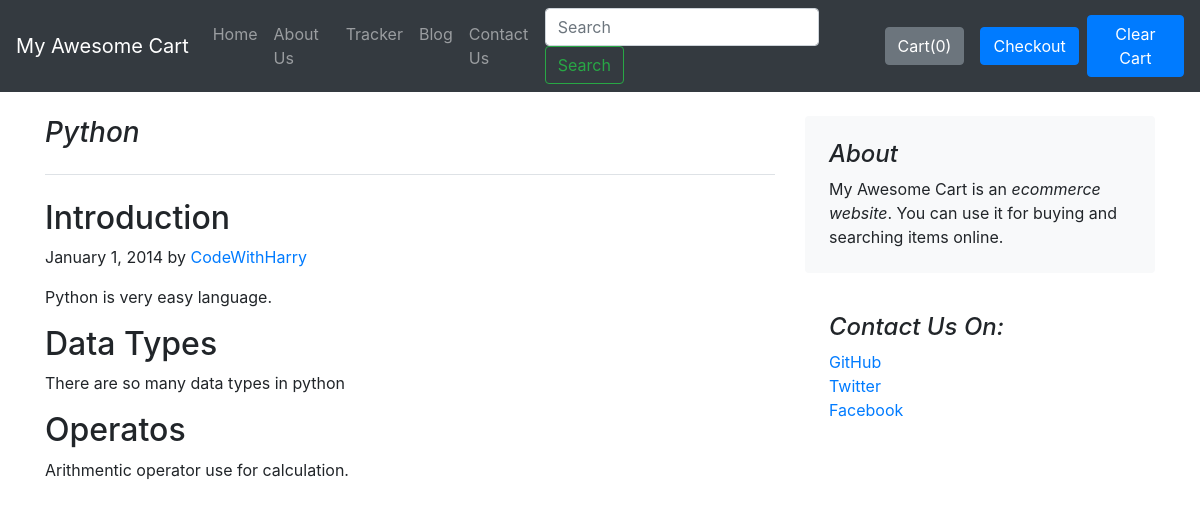
The page /blog/blogpost/1 on the database its author committed.
### blog/models.py (models this page shows, shortened)
class BlogPost(models.Model):
    post_id=models.AutoField(primary_key=True)
    title=models.CharField(max_length=50)
    head0=models.CharField(max_length=500, default="")
    chead0=models.CharField(max_length=5000, default="")
    head1=models.CharField(max_length=500, default="")
    chead1=models.CharField(max_length=5000, default="")
    head2=models.CharField(max_length=500, default="")
    chead2=models.CharField(max_length=5000, default="")
    pub_date=models.DateField()
    thumbnail=models.ImageField(upload_to='shopee/images', default="")

### blog/views.py (the view)
# urls.py: path('blogpost/<int:id>',views.blogpost,name='blogPost'),
def blogpost(request,id):
    post=BlogPost.objects.filter(post_id=id)[0]
    return render(request,'blog/blogpost.html',{'post':post})

### blog/templates/blog/blogpost.html
{% extends 'shopee/basic.html' %}
{% block body %}
<div class="container">
    <div class="row mt-4">
        <div class="col-md-8 blog-main">
            <h3 class="pb-4 mb-4 font-italic border-bottom">
                {{post.title}}
            </h3>
            <div class="blog-post">
                <h2 class="blog-post-title">{{post.head0}}</h2>
                <p class="blog-post-meta">January 1, 2014 by <a href="#">CodeWithHarry</a></p>
                <p>{{post.chead0}}</p>
                <h2>{{post.head1}}</h2>
                <p> {{post.chead1}}</p>
                <h2>{{post.head2}}</h2>
                <p>{{post.chead2}}</p>
            </div>
        </div>
        <aside class="col-md-4 blog-sidebar">
            <div class="p-4 mb-3 bg-light rounded">
                <h4 class="font-italic">About</h4>
                <p class="mb-0">My Awesome Cart is an <em>ecommerce website</em>. You can use it for buying and searching items online. </p>
            </div>
            <div class="p-4">
                <h4 class="font-italic">Contact Us On: </h4>
                <ol class="list-unstyled">
                    <li><a href="#">GitHub</a></li>
                    <li><a href="#">Twitter</a></li>
                    <li><a href="#">Facebook</a></li>
                </ol>
            </div>
        </aside>
    </div>
    {% endblock %}

### rows shown on the page
BlogPost: title "Python", head0 "Introduction", chead0 "Python is very easy language.", head1 "Data Types", chead1 "There are so many data types in python", head2 "Operatos", chead2 "Arithmentic operator use for calculation."
